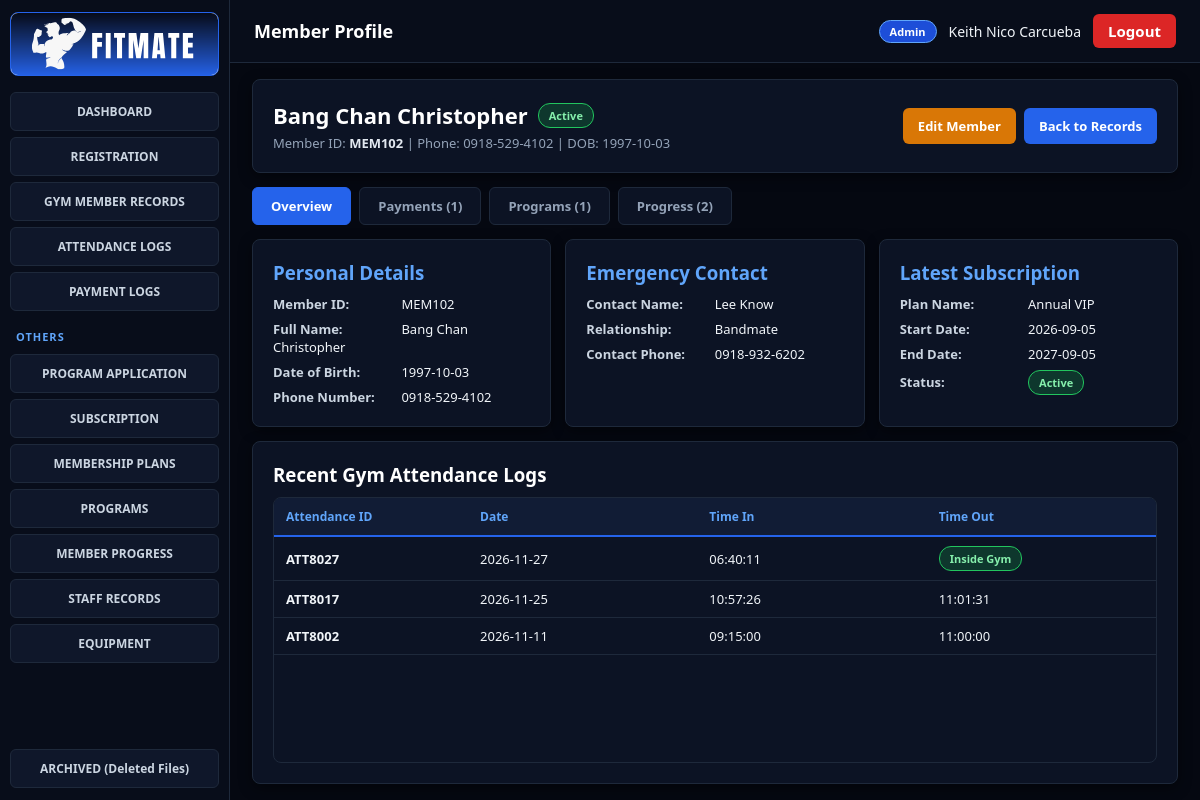
Screenshot of /members/profile.php?id=MEM102 (signed in) with the database file from the repository.
### tables this page shows
CREATE TABLE `emergency_contact` (
  `ContactID` varchar(15) NOT NULL,
  `MemberID` varchar(15) NOT NULL,
  `ContactName` varchar(100) NOT NULL,
  `Relationship` varchar(50) NOT NULL,
  `PhoneNumber` varchar(20) NOT NULL
);

CREATE TABLE `gym_member` (
  `MemberID` varchar(15) NOT NULL,
  `FirstName` varchar(50) NOT NULL,
  `LastName` varchar(50) NOT NULL,
  `DateOfBirth` date NOT NULL,
  `PhoneNumber` varchar(20) NOT NULL,
  `is_archived` tinyint(1) NOT NULL DEFAULT 0
);

CREATE TABLE `subscription` (
  `SubscriptionID` varchar(15) NOT NULL,
  `MemberID` varchar(15) NOT NULL,
  `PlanID` varchar(15) NOT NULL,
  `StartDate` date NOT NULL,
  `EndDate` date NOT NULL,
  `Status` varchar(20) NOT NULL
);

CREATE TABLE `membership_plan` (
  `PlanID` varchar(15) NOT NULL,
  `PlanName` varchar(50) NOT NULL,
  `DurationDays` varchar(30) NOT NULL,
  `Price` decimal(10,2) NOT NULL DEFAULT 0.00
);

CREATE TABLE `attendance` (
  `AttendanceID` varchar(15) NOT NULL,
  `MemberID` varchar(15) NOT NULL,
  `Date` date NOT NULL,
  `TimeIn` time NOT NULL,
  `TimeOut` time DEFAULT NULL
);

### members/profile.php (the view, shortened to what this page needs)
<?php
require_once __DIR__ . '/../config/db.php';
$memberId = trim($_GET['id'] ?? '');
$tab = $_GET['tab'] ?? 'overview';
$stmt = $pdo->prepare("
    SELECT m.*, ec.ContactName, ec.Relationship, ec.PhoneNumber AS ContactPhone
    FROM gym_member m
    LEFT JOIN emergency_contact ec ON m.MemberID = ec.MemberID
    WHERE m.MemberID = ?
");
$stmt->execute([$memberId]);
$member = $stmt->fetch(PDO::FETCH_ASSOC);
$subStmt = $pdo->prepare("
    SELECT s.*, mp.PlanName, mp.Price, mp.DurationDays
    FROM subscription s
    LEFT JOIN membership_plan mp ON s.PlanID = mp.PlanID
    WHERE s.MemberID = ?
    ORDER BY s.EndDate DESC, s.SubscriptionID DESC
    LIMIT 1
");
$subStmt->execute([$memberId]);
$subscription = $subStmt->fetch(PDO::FETCH_ASSOC);
$attStmt = $pdo->prepare("
    SELECT * FROM attendance
    WHERE MemberID = ?
    ORDER BY AttendanceID DESC
    LIMIT 30
");
$attStmt->execute([$memberId]);
$attendanceLogs = $attStmt->fetchAll(PDO::FETCH_ASSOC);
$payStmt = $pdo->prepare("
    SELECT p.*, mp.PlanName, CONCAT(gs.FirstName, ' ', gs.LastName) AS StaffName
    FROM payment p
    LEFT JOIN subscription s ON p.SubscriptionID = s.SubscriptionID
    LEFT JOIN membership_plan mp ON s.PlanID = mp.PlanID
    LEFT JOIN gym_staff gs ON p.StaffID = gs.StaffID
    WHERE p.MemberID = ?
    ORDER BY p.PaymentDate DESC, p.PaymentID DESC
");
$payStmt->execute([$memberId]);
$payments = $payStmt->fetchAll(PDO::FETCH_ASSOC);
$appStmt = $pdo->prepare("
    SELECT a.*, p.ProgramName, p.Schedule, CONCAT(gs.FirstName, ' ', gs.LastName) AS TrainerName
    FROM application a
    LEFT JOIN program p ON a.ProgramID = p.ProgramID
    LEFT JOIN gym_staff gs ON p.StaffID = gs.StaffID
    WHERE a.MemberID = ?
    ORDER BY CAST(SUBSTRING(a.ApplicationID, 4) AS UNSIGNED) DESC
");
$appStmt->execute([$memberId]);
$applications = $appStmt->fetchAll(PDO::FETCH_ASSOC);
$progStmt = $pdo->prepare("
    SELECT * FROM progress
    WHERE MemberID = ?
    ORDER BY `Date` DESC, RecordID DESC
");
$progStmt->execute([$memberId]);
$progressLogs = $progStmt->fetchAll(PDO::FETCH_ASSOC);
include __DIR__ . '/../includes/header.php';
?>
<div class="card profile-header-card">
    <div>
        <div style="display: flex; align-items: center; gap: 10px;">
            <h2 style="margin: 0; font-size: 22px; color: #ffffff;">
                <?= htmlspecialchars($member['FirstName'] . ' ' . $member['LastName']) ?>
            </h2>
            <?php
                $today = date('Y-m-d');
                $subStatus = 'No Subscription';
                $subBadge = 'badge';
                if ($subscription) {
                    if ($subscription['EndDate'] < $today) {
                        $subStatus = 'Expired';
                        $subBadge = 'badge badge-red';
                    } else {
                        $subStatus = $subscription['Status'] ?: 'Active';
                        $subBadge = 'badge badge-green';
                    }
                }
            ?>
            <span class="<?= $subBadge ?>"><?= htmlspecialchars($subStatus) ?></span>
        </div>
        <p style="margin: 4px 0 0 0; font-size: 13px; color: #94a3b8;">
            Member ID: <strong style="color: #e2e8f0;"><?= htmlspecialchars($member['MemberID']) ?></strong> |
            Phone: <?= htmlspecialchars($member['PhoneNumber'] ?? 'N/A') ?> |
            DOB: <?= htmlspecialchars($member['DateOfBirth'] ?? 'N/A') ?>
        </p>
    </div>
    <div style="display: flex; gap: 8px;">
        <a href="/fitmate/members/records.php?edit=<?= urlencode($member['MemberID']) ?>" class="btn btn-warning">Edit Member</a>
        <a href="/fitmate/members/records.php" class="btn btn-primary">Back to Records</a>
    </div>
</div>
<div class="profile-tabs">
    <a href="profile.php?id=<?= urlencode($memberId) ?>&tab=overview" class="profile-tab-btn <?= $tab === 'overview' ? 'active' : '' ?>">Overview</a>
    <a href="profile.php?id=<?= urlencode($memberId) ?>&tab=payments" class="profile-tab-btn <?= $tab === 'payments' ? 'active' : '' ?>">Payments (<?= count($payments) ?>)</a>
    <a href="profile.php?id=<?= urlencode($memberId) ?>&tab=programs" class="profile-tab-btn <?= $tab === 'programs' ? 'active' : '' ?>">Programs (<?= count($applications) ?>)</a>
    <a href="profile.php?id=<?= urlencode($memberId) ?>&tab=progress" class="profile-tab-btn <?= $tab === 'progress' ? 'active' : '' ?>">Progress (<?= count($progressLogs) ?>)</a>
</div>
<?php if ($tab === 'overview'): ?>
    <div class="info-grid-3">
        <div class="card">
            <h3 style="color: #60a5fa; margin-bottom: 6px;">Personal Details</h3>
            <ul class="info-list">
                <li><strong>Member ID:</strong> <?= htmlspecialchars($member['MemberID']) ?></li>
                <li><strong>Full Name:</strong> <?= htmlspecialchars($member['FirstName'] . ' ' . $member['LastName']) ?></li>
                <li><strong>Date of Birth:</strong> <?= htmlspecialchars($member['DateOfBirth'] ?? 'N/A') ?></li>
                <li><strong>Phone Number:</strong> <?= htmlspecialchars($member['PhoneNumber'] ?? 'N/A') ?></li>
            </ul>
        </div>
        <div class="card">
            <h3 style="color: #60a5fa; margin-bottom: 6px;">Emergency Contact</h3>
            <ul class="info-list">
                <?php if (!empty($member['ContactName'])): ?>
                    <li><strong>Contact Name:</strong> <?= htmlspecialchars($member['ContactName']) ?></li>
                    <li><strong>Relationship:</strong> <?= htmlspecialchars($member['Relationship'] ?? 'N/A') ?></li>
                    <li><strong>Contact Phone:</strong> <?= htmlspecialchars($member['ContactPhone'] ?? 'N/A') ?></li>
                <?php else: ?>
                    <li style="color: #94a3b8;">No emergency contact recorded.</li>
                <?php endif; ?>
            </ul>
        </div>
        <div class="card">
            <h3 style="color: #60a5fa; margin-bottom: 6px;">Latest Subscription</h3>
            <ul class="info-list">
                <?php if ($subscription): ?>
                    <li><strong>Plan Name:</strong> <?= htmlspecialchars($subscription['PlanName'] ?? 'N/A') ?></li>
                    <li><strong>Start Date:</strong> <?= htmlspecialchars($subscription['StartDate']) ?></li>
                    <li><strong>End Date:</strong> <?= htmlspecialchars($subscription['EndDate']) ?></li>
                    <li><strong>Status:</strong> <span class="<?= $subBadge ?>"><?= htmlspecialchars($subStatus) ?></span></li>
                <?php else: ?>
                    <li style="color: #94a3b8;">No subscription found.</li>
                <?php endif; ?>
            </ul>
        </div>
    </div>
    <div class="card bottom-fill-card">
        <h3 style="margin-bottom: 10px; flex-shrink: 0;">Recent Gym Attendance Logs</h3>
        <div class="fixed-table-wrap">
            <table class="fixed-table">
                <thead>
                    <tr>
                        <th style="width: 22%;">Attendance ID</th>
                        <th style="width: 26%;">Date</th>
                        <th style="width: 26%;">Time In</th>
                        <th style="width: 26%;">Time Out</th>
                    </tr>
                </thead>
                <tbody>
                    <?php if (empty($attendanceLogs)): ?>
                        <tr><td colspan="4" style="text-align: center; color: #94a3b8; padding: 18px;">No attendance logs recorded.</td></tr>
                    <?php else: foreach ($attendanceLogs as $att):
                        $isInside = empty($att['TimeOut']) || $att['TimeOut'] === '00:00:00';
                    ?>
                        <tr>
                            <td style="width: 22%;"><strong><?= htmlspecialchars($att['AttendanceID']) ?></strong></td>
                            <td style="width: 26%;"><?= htmlspecialchars($att['Date'] ?? '-') ?></td>
                            <td style="width: 26%;"><?= htmlspecialchars($att['TimeIn'] ?? '-') ?></td>
                            <td style="width: 26%;"><?= !$isInside ? htmlspecialchars($att['TimeOut']) : '<span class="badge badge-green">Inside Gym</span>' ?></td>
                        </tr>
                    <?php endforeach; endif; ?>
                </tbody>
            </table>
        </div>
    </div>
<?php endif; ?>
<?php include __DIR__ . '/../includes/footer.php'; ?>

### assets/css/style.css (style rules this page uses)
:root { color-scheme: dark; }
* { box-sizing: border-box; margin: 0; padding: 0; font-family: 'Segoe UI', Tahoma, Geneva, Verdana, sans-serif; }
body { background: #050811; color: #f1f5f9; }
.card { background: #0c1324; border: 1px solid #1e293b; border-radius: 8px; padding: 20px; margin-bottom: 20px; box-shadow: 0 4px 14px rgba(0, 0, 0, 0.45); }
.card h3, .card h2, .card h4 { color: #ffffff; font-weight: 700; }
.btn { display: inline-block; padding: 9px 15px; border: none; border-radius: 6px; font-size: 13px; font-weight: 600; cursor: pointer; text-decoration: none; transition: 0.15s; }
.btn-primary { background: #2563eb; color: #ffffff; }
.btn-warning { background: #d97706; color: #ffffff; }
.badge { display: inline-block; padding: 4px 10px; border-radius: 12px; font-size: 11px; font-weight: 700; background: #1e3a8a; color: #bfdbfe; border: 1px solid #3b82f6; }
.badge-green { background: rgba(22, 163, 74, 0.25); color: #86efac; border: 1px solid #22c55e; }

### members/profile.php (style rules this page uses)
.profile-header-card { flex-shrink: 0 !important; margin-bottom: 0 !important; display: flex !important; justify-content: space-between !important; align-items: center !important; }
.profile-tabs { display: flex; gap: 8px; flex-shrink: 0; }
.profile-tab-btn { padding: 9px 18px; border-radius: 6px; font-size: 13px; font-weight: 600; text-decoration: none; background: #0c1324; border: 1px solid #1e293b; color: #94a3b8; transition: all 0.2s ease; }
.profile-tab-btn.active { background: #2563eb; border-color: #2563eb; color: #ffffff; }
.info-grid-3 { display: grid; grid-template-columns: repeat(3, 1fr); gap: 14px; flex-shrink: 0; }
.info-grid-3 > .card { margin-bottom: 0 !important; }
.info-list { list-style: none; padding: 0; margin: 10px 0 0 0; display: flex; flex-direction: column; gap: 7px; font-size: 13px; color: #f1f5f9; }
.info-list strong { color: #cbd5e1; display: inline-block; min-width: 125px; }
.bottom-fill-card { flex: 1 !important; display: flex !important; flex-direction: column !important; min-height: 0 !important; margin-bottom: 0 !important; overflow: hidden !important; }
.fixed-table-wrap { border: 1px solid #1e293b; border-radius: 8px; background: #0c1324; overflow: hidden; display: flex; flex-direction: column; flex: 1; min-height: 0; }
.fixed-table { width: 100%; border-collapse: collapse; display: flex; flex-direction: column; flex: 1; min-height: 0; }
.fixed-table thead { flex-shrink: 0; background: #111c35; border-bottom: 2px solid #2563eb; }
.fixed-table thead tr, .fixed-table tbody tr { display: table; width: 100%; table-layout: fixed; }
.fixed-table tbody { display: block; overflow-y: auto; width: 100%; flex: 1; min-height: 0; }
.fixed-table th { padding: 10px 12px; text-align: left; font-size: 12px; font-weight: 700; color: #60a5fa; background: #111c35; }
.fixed-table td { padding: 9px 12px; font-size: 13px; color: #f1f5f9; border-bottom: 1px solid #1e293b; vertical-align: middle; }

### rows the page displays
emergency_contact: MemberID.LastName "Bang Chan Christopher", MemberID.MemberID "MEM102", MemberID.PhoneNumber "0918-529-4102", MemberID.DateOfBirth "1997-10-03", ContactName "Lee Know", Relationship "Bandmate", PhoneNumber "0918-932-6202"
subscription: Status "Active", PlanID.PlanName "Annual VIP", StartDate "2026-09-05", EndDate "2027-09-05"
attendance: AttendanceID "ATT8027", Date "2026-11-27", TimeIn "06:40:11", TimeOut "Inside Gym"
attendance: AttendanceID "ATT8017", Date "2026-11-25", TimeIn "10:57:26", TimeOut "11:01:31"
attendance: AttendanceID "ATT8002", Date "2026-11-11", TimeIn "09:15:00", TimeOut "11:00:00"

### other values shown
$page_title "Member Profile"
$_SESSION['role'] "Admin"
$_SESSION['staff_name'] "Keith Nico Carcueba"
count($payments) "1"
count($applications) "1"
count($progressLogs) "2"
